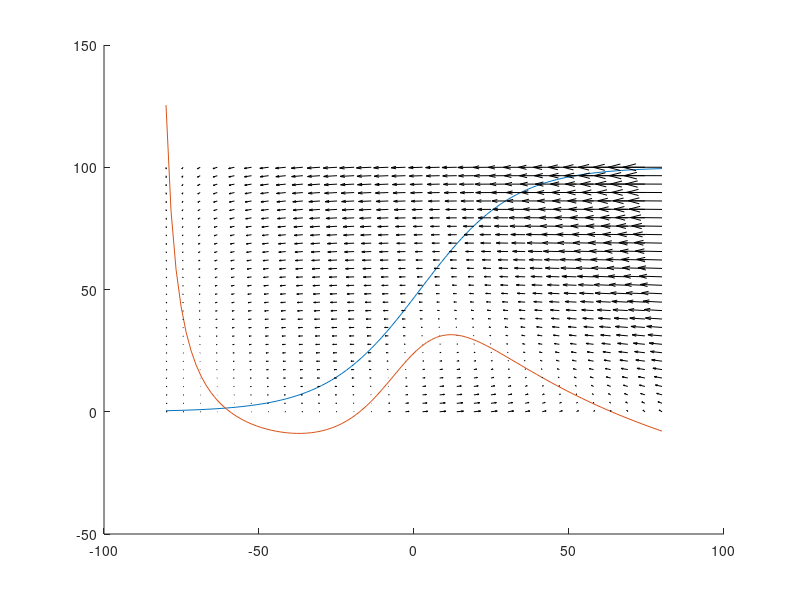

The MATLAB script that drew this image:
function project
    v = linspace(-80, 80);

    % defining variables
    g_ca = 4.4;
    g_k = 8;
    g_l = 2;
    v_ca = 120;
    v_k = -84;
    v_l = -60;
    phi = 0.02;
    v1 = -1.2;
    v2 = 18;
    v3 = 2;
    v4 = 30;
    v5 = 2;
    v6 = 30;
    c = 20;

    
    
    hold on
        % w null-cline dw/dt = 0, w = f(v)
        w_null_cline = 0.5 * ( 1 + tanh((v-v3)/(v4)) );
        
        % v null cline, dv/dt = 0, w = f(v)
        m_infinity_v = 0.5 * ( 1 + tanh((v-v1)/(v2)) ); 
        denominator_v_null_cline = g_k * (v - v_k);
        numerator_v_null_cline = -g_ca * ( m_infinity_v.* (v-v_ca) ) - g_l * (v-v_l);
        
        v_null_cline = numerator_v_null_cline./denominator_v_null_cline;

        plot(v, 100*w_null_cline)
        plot(v, 100*v_null_cline)

      
        % finding point of intersection
        for cnt=1:numel(v)
            s1 = v_null_cline(cnt);
            s2 = w_null_cline(cnt);
            zz = abs(s1-s2);
            if zz <= 0.01
               fprintf("v_eq,w_eq %.3f, %.3f \n", v(cnt), s1)
            end
        end
        
        [v_quiver,w_quiver] = meshgrid(linspace(-80,80,30), linspace(0,1,30));
        m_infinity_v_quiver = 0.5 * ( 1 + tanh((v_quiver-v1)/(v2)) ); 

        tau_w = 1./cosh((v_quiver-v3)/(2*v4));
        dv_dt = (1/c)*((-g_ca * ( m_infinity_v_quiver.*(v_quiver-v_ca) )) + (-g_k * ( w_quiver.*(v_quiver-v_k) )) + (-g_l * (v_quiver - v_l)));
        dw_dt = phi * (0.5 * ( 1 + tanh((v_quiver-v3)/(v4)) ) - w_quiver)./tau_w;
        quiver(v_quiver,100*w_quiver, dv_dt, 100*dw_dt, 2, 'color',[0 0 0]); % arrow length scaled 2 times for visibility
        
    hold off

end
